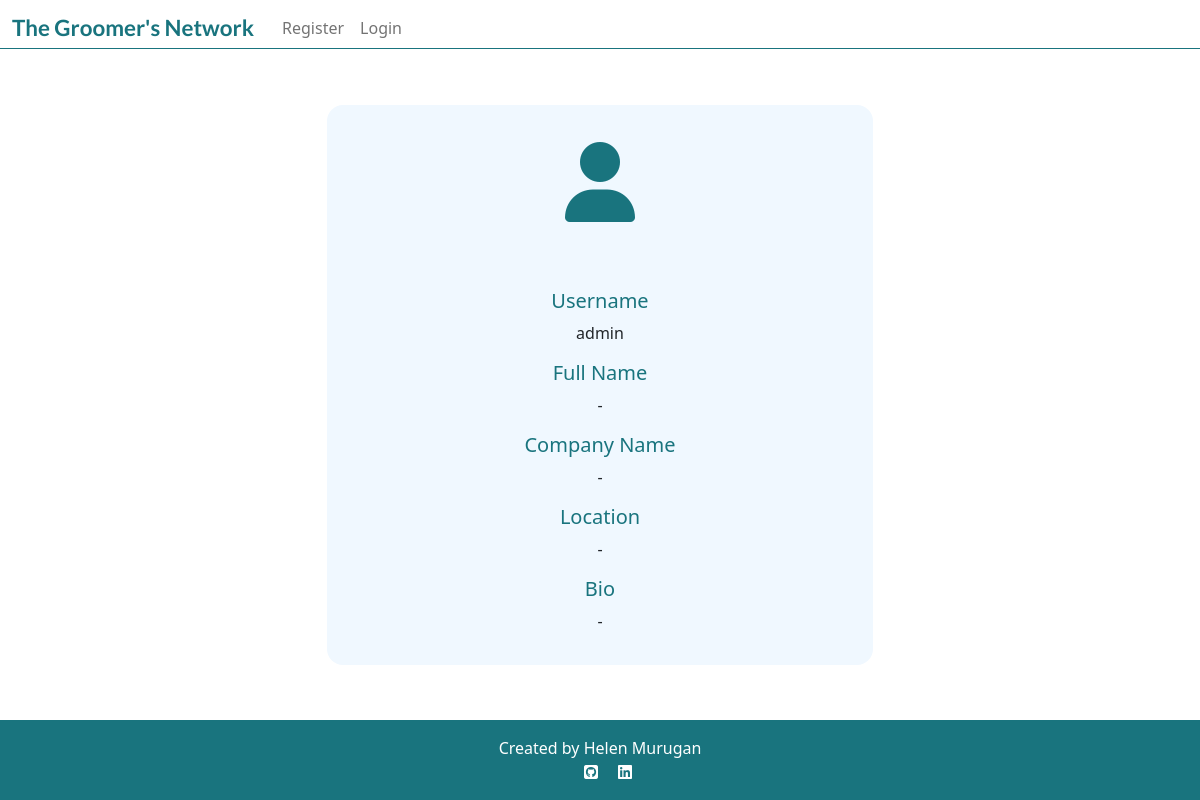
Before: /user_profile/profile/admin/ with the older database file.
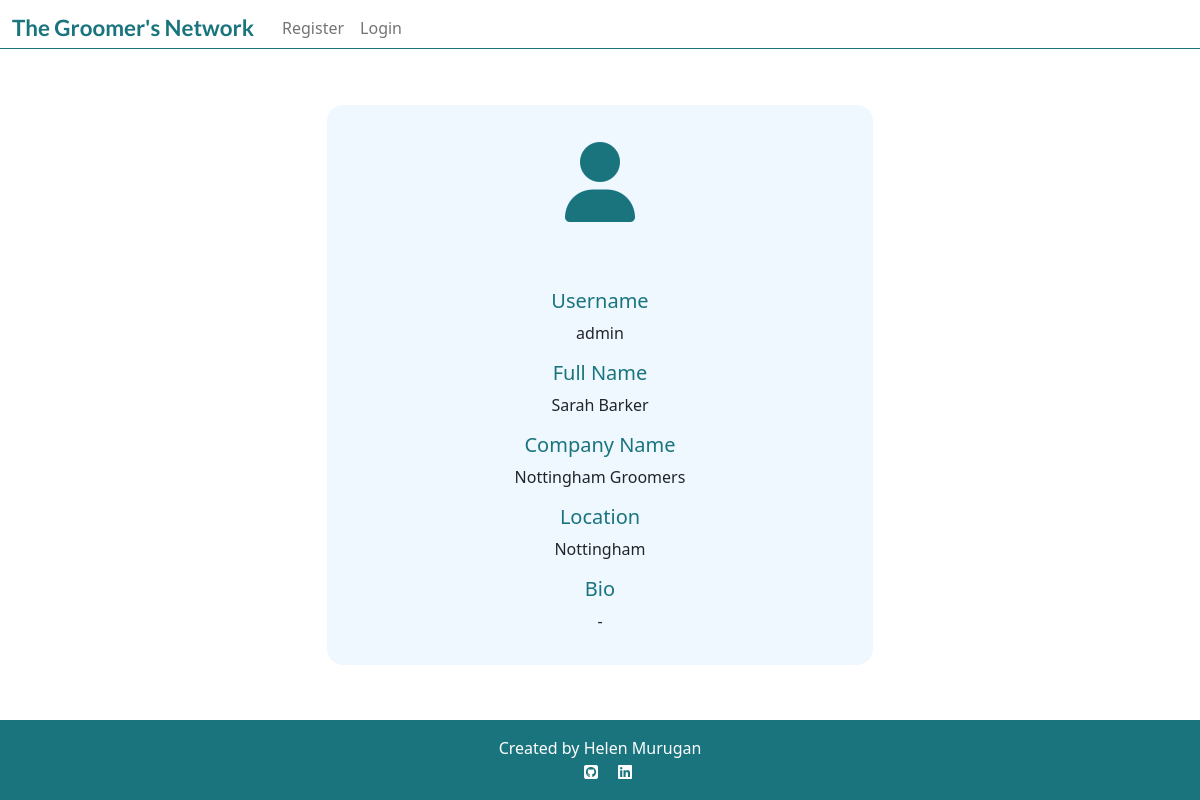
After: the same page with the newer database file.
### user_profile/models.py (models this page shows)
class Profile(models.Model):
    user = models.OneToOneField(
        User,
        on_delete=models.CASCADE,
        related_name='profile',
        verbose_name='User',
    )
    full_name = models.CharField(
        max_length=50,
        blank=True,
        null=True,
        verbose_name='Full name',
        default='',
    )
    company_name = models.CharField(
        blank=True,
        null=True,
        max_length=30,
        default='',
    )
    location = models.CharField(
        blank=True,
        null=True,
        max_length=30,
        default='',
    )
    bio = models.TextField(
        blank=True,
        null=True,
        max_length=1000,
        default='',
    )

### user_profile/views.py (the view)
def get_user_profile(request, username):
    user = User.objects.get(username=username)
    user_profile = get_object_or_404(Profile, user=user)
    return render(
        request,
        'user_profile.html',
        {"user_profile": user_profile}
    )

### templates/user_profile.html
{% extends 'base.html' %}
{% load crispy_forms_tags %}
{% block content %}
<section>
    <div class="container my-5">
        <div class="row justify-content-center">
            <div class="col-md-8 col-lg-6">
                <div class="profile-card">
                    <div class="text-center">
                        <p class="card-body teal-text big-fa"><i class="fa-solid fa-user"></i></p>
                    </div>
                    <div class=card-body>
                        <div class="text-center">
                            <h5 class="mb-2 teal-text">Username</h5>
                            <p>{{user_profile.user.username}}</p>
                            <h5 class="mb-2 teal-text">Full Name</h5>
                                {% if user_profile.full_name %}
                                    <p>{{user_profile.full_name}}</p>
                                {% else %}
                                    <p>-</p>
                                {% endif %}
                            <h5 class="mb-2 teal-text">Company Name</h5>
                                {% if user_profile.company_name %}
                                    <p>{{user_profile.company_name}}</p>
                                {% else %}
                                    <p>-</p>
                                {% endif %}
                            <h5 class="mb-2 teal-text">Location</h5>
                                {% if user_profile.location %}
                                    <p>{{user_profile.location}}</p>
                                {% else %}
                                    <p>-</p>
                                {% endif %}
                            <h5 class="mb-2 teal-text">Bio</h5>
                                {% if user.bio %}
                                    <p>{{user.bio | safe }}</p>
                                {% else %}
                                    <p>-</p>
                                {% endif %}
                        </div>
                    </div>
                </div>
            </div>
        </div>
    </div>
</section>
{% endblock %}

Changed rows visible on the page:
changed Profile "admin": full_name (not shown) → "Sarah Barker"; company_name (not shown) → "Nottingham Groomers"; location (not shown) → "Nottingham"
